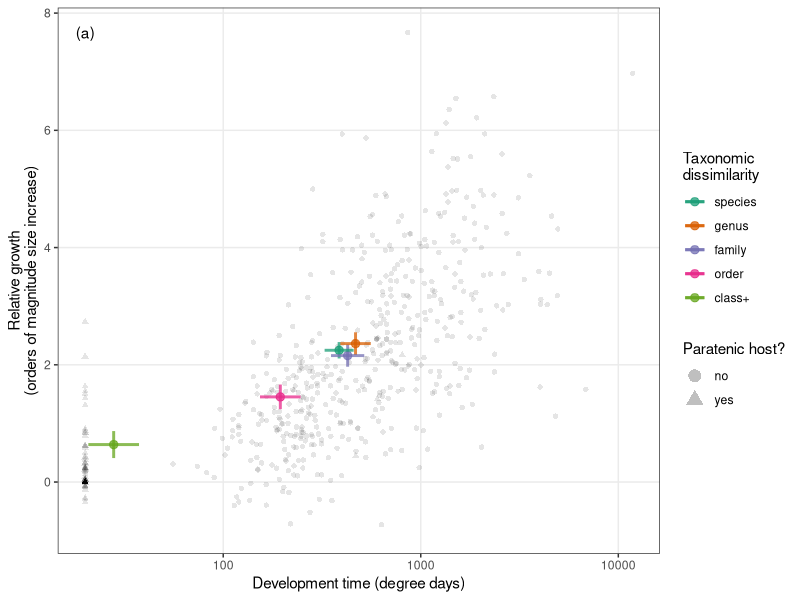
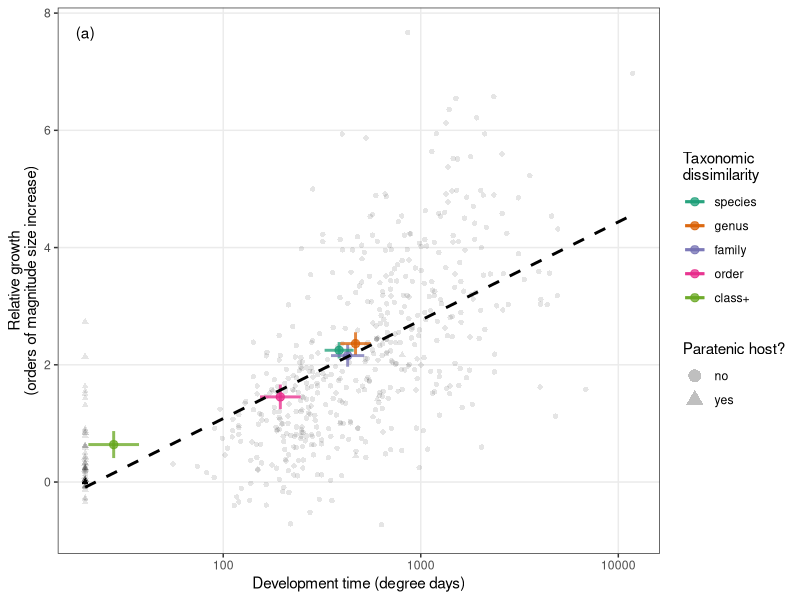
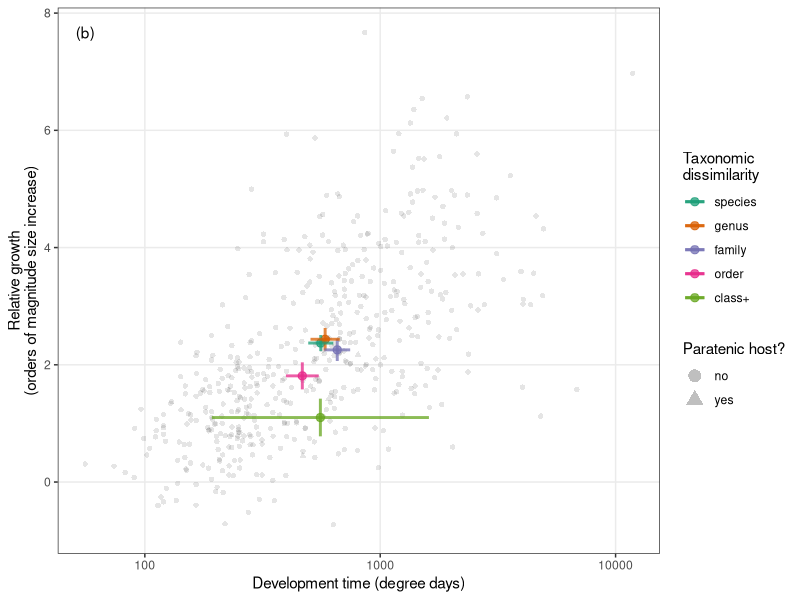
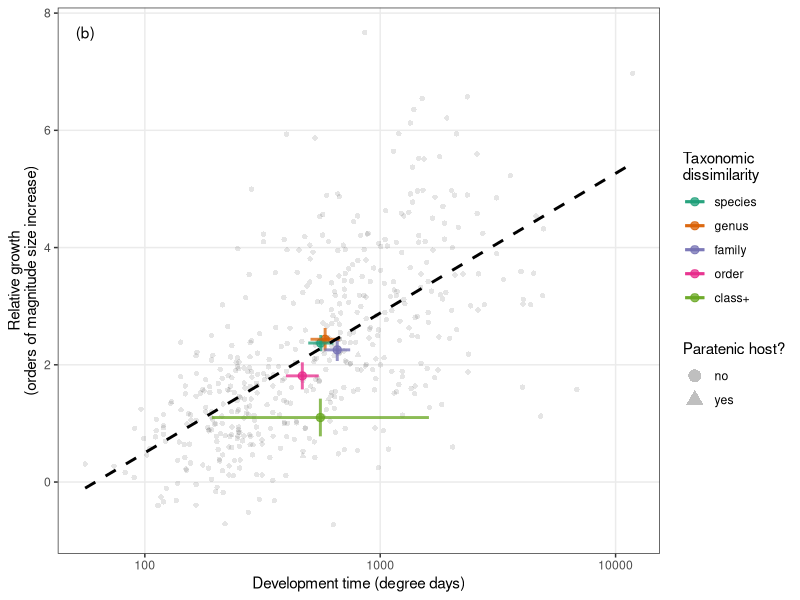
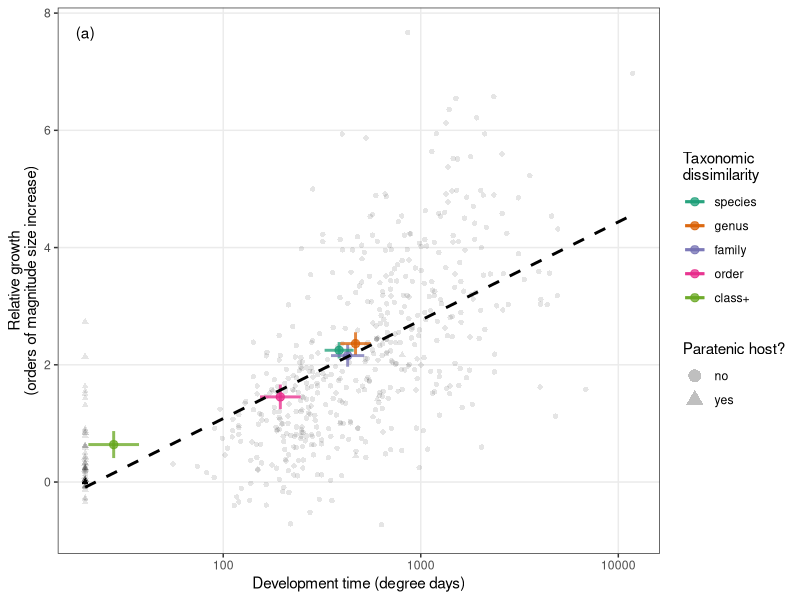
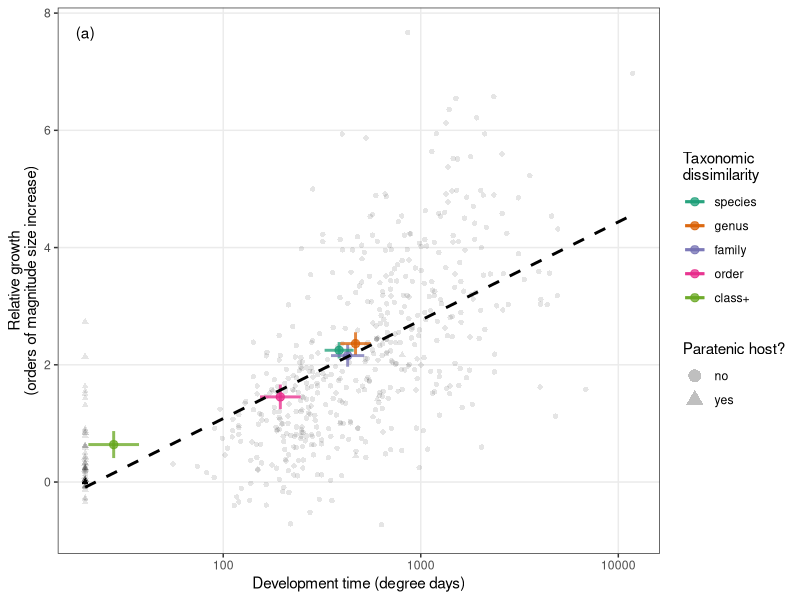
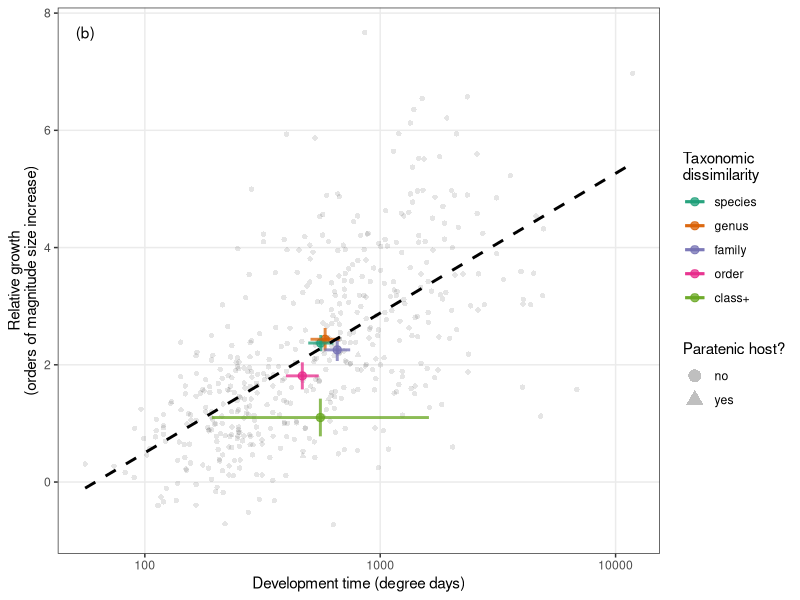
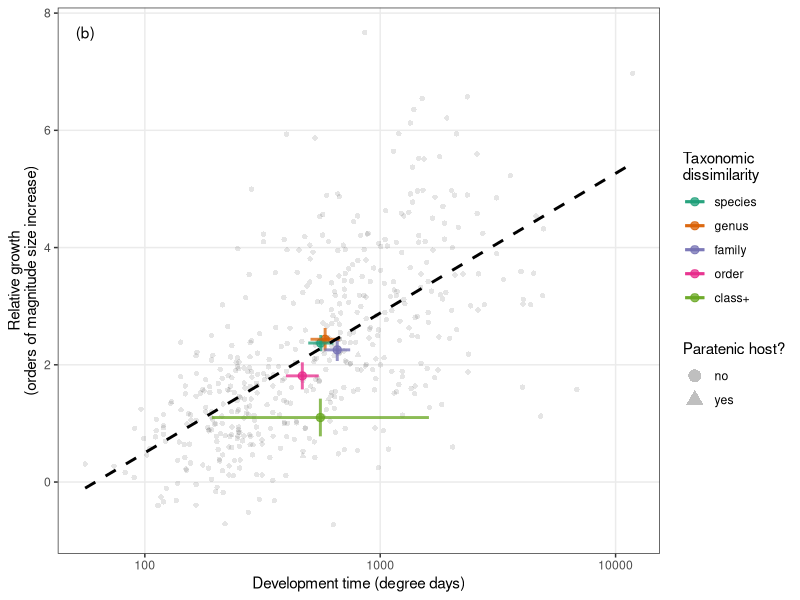

The R script that drew these images, in order:
## ---- chunk 1
library(dplyr)
library(ggplot2)
library(tidyr)
library(ape)
library(RColorBrewer)
knitr::opts_chunk$set(echo = FALSE, warning = FALSE, message = FALSE)
options(stringsAsFactors = FALSE)
theme_set(new = theme_bw())
## ---- chunk 2
lcdb <- read.csv(file = "../data/CLC_database_updated_names.csv", header = TRUE)
st_level <- read.csv(file = "../data/stage_level_combined.csv", header = TRUE)
## ---- chunk 3
# create starting sizes
st_level <- rename(st_level, stage_length_end = stage_body_length, stage_biov_end = stage_biov)%>%
  mutate(stage_length_start = stage_length_end - abs_growth_len,
         stage_biov_start = stage_biov_end - abs_growth_biov)
## ---- chunk 4
st_level <- mutate(st_level, rel_growth_paratenic = if_else(Facultative == "paratenic" & is.na(rel_growth_biov), 0, rel_growth_biov)) # if paratenic, then growth = 0
st_level <- mutate(st_level, avg_dd_paratenic = if_else(Facultative == "paratenic" & is.na(avg_dd), 20, avg_dd)) # if paratenic, then dt = 0
## ---- chunk 5
st_level <- mutate(st_level, Host_no_fac = if_else(Host.no > 4, as.integer(4), Host.no))%>%
  mutate(Host_no_fac = factor(Host_no_fac))
## ---- chunk 6
st_level <- mutate(st_level, paratenic = if_else(Facultative == "paratenic", "yes", "no"))
## ---- chunk 7
st_level <- mutate(st_level, generalist_fac = cut(hsi_lcdb_suspcious_rem, breaks = c(0, 1, 2, 3, 4, 6)))%>% # cut tax dissim by tax hierarchy
  mutate(generalist_fac = factor(generalist_fac, labels = c("species", "genus", "family", "order", "class+")))
## ---- chunk 8
st_level_dt <- group_by(st_level, generalist_fac)%>%
  summarize(avg_dd_p = mean(log10(avg_dd_paratenic), na.rm = T),
            sd_dd_p = sd(log10(avg_dd_paratenic), na.rm = T),
            n_dt = sum(!is.na(avg_dd_paratenic)),
            
            avg_g_p = mean(rel_growth_paratenic, na.rm = T),
            sd_g_p = sd(rel_growth_paratenic, na.rm = T),
            n_g = sum(!is.na(rel_growth_paratenic))
            )
st_level_dt <- mutate(st_level_dt, se_dd_p = sd_dd_p/sqrt(n_dt), se_g_p = sd_g_p/sqrt(n_g))%>%na.omit()
## ---- chunk 9
# mypal <- brewer.pal(9, "PuRd")
# mypal <- mypal[c(3,5,6,8,9)]
# tried to color points with sequential palette, but it did not work so well
## ---- chunk 10
f3a <- ggplot(st_level, aes(x = avg_dd_paratenic, y = rel_growth_paratenic)) +
  scale_x_log10() + 
  geom_point(aes(shape = paratenic), alpha = 0.1) +
  geom_point(data = st_level_dt, aes(x = 10^(avg_dd_p), y = avg_g_p, color = generalist_fac),
             alpha = 0.75, size = 2.5) +
  geom_errorbar(data = st_level_dt, aes(x = 10^(avg_dd_p), y = avg_g_p, 
                                        ymin = avg_g_p - 1.96*se_g_p, ymax = avg_g_p + 1.96*se_g_p,
                                        color = generalist_fac),
                alpha = 0.75, size = 1, width = 0) +
  geom_errorbarh(data = st_level_dt, aes(x = 10^(avg_dd_p), y = avg_g_p,
                                         xmin = 10^(avg_dd_p - 1.96*se_dd_p), 
                                         xmax = 10^(avg_dd_p + 1.96*se_dd_p),
                                         color = generalist_fac), 
                alpha = 0.75, size = 1, height = 0) +
  scale_shape_manual(values = c(16,17)) +
  scale_color_brewer(type = 'qual', palette = "Dark2") +
  # scale_color_manual(values = mypal) +
  theme(panel.grid.minor = element_blank()) +
  labs(y = "Relative growth\n(orders of magnitude size increase)", x = "Development time (degree days)", 
       shape = "Paratenic host?", color = "Taxonomic\ndissimilarity") +
  guides(shape = guide_legend(override.aes = list(size = 4, alpha = 0.25))) +
  annotate(geom = 'text', label = '(a)', x = min(st_level$avg_dd_paratenic, na.rm=T), y = max(st_level$rel_growth_paratenic, na.rm=T) )
f3a
## ---- chunk 11
f3a <- f3a + geom_smooth(method = lm, color = 'black', linetype = 'dashed', se = F)
f3a
## ---- chunk 12
st_level_dt <- group_by(st_level, generalist_fac)%>%
  summarize(avg_dd_p = mean(log10(avg_dd), na.rm = T),
            sd_dd_p = sd(log10(avg_dd), na.rm = T),
            n_dt = sum(!is.na(avg_dd)),
            
            avg_g_p = mean(rel_growth_biov, na.rm = T),
            sd_g_p = sd(rel_growth_biov, na.rm = T),
            n_g = sum(!is.na(rel_growth_biov))
            )
st_level_dt <- mutate(st_level_dt, se_dd_p = sd_dd_p/sqrt(n_dt), se_g_p = sd_g_p/sqrt(n_g))%>%na.omit()
## ---- chunk 13
f3b <- ggplot(st_level, aes(x = avg_dd, y = rel_growth_biov)) +
  scale_x_log10() + 
  geom_point(aes(shape = paratenic), alpha = 0.1) +
  geom_point(data = st_level_dt, aes(x = 10^(avg_dd_p), y = avg_g_p, color = generalist_fac),
             alpha = 0.75, size = 2.5) +
  geom_errorbar(data = st_level_dt, aes(x = 10^(avg_dd_p), y = avg_g_p, 
                                        ymin = avg_g_p - 1.96*se_g_p, ymax = avg_g_p + 1.96*se_g_p,
                                        color = generalist_fac), 
                alpha = 0.75, size = 1, width = 0) +
  geom_errorbarh(data = st_level_dt, aes(x = 10^(avg_dd_p), y = avg_g_p,
                                         xmin = 10^(avg_dd_p - 1.96*se_dd_p), 
                                         xmax = 10^(avg_dd_p + 1.96*se_dd_p),
                                         color = generalist_fac), 
                 alpha = 0.75, size = 1, height = 0) +
  scale_shape_manual(values = c(16,17)) +
  scale_color_brewer(type = 'qual', palette = "Dark2") +
  theme(panel.grid.minor = element_blank()) +
  labs(y = "Relative growth\n(orders of magnitude size increase)", x = "Development time (degree days)", 
       shape = "Paratenic host?", color = "Taxonomic\ndissimilarity") +
  guides(shape = guide_legend(override.aes = list(size = 4, alpha = 0.25))) +
  annotate(geom = 'text', label = '(b)', x = min(st_level$avg_dd, na.rm=T), y = max(st_level$rel_growth_biov, na.rm=T) )
f3b

## ---- chunk 14
f3b <- f3b + geom_smooth(method = lm, color = 'black', linetype = 'dashed', se = F)
f3b
## ---- chunk 15
# library(cowplot)
## ---- chunk 16
# f3a2 <- f3a + 
#   guides(color = FALSE, shape = FALSE)
# 
# f3b2 <- f3b +
#   theme(axis.text.y = element_blank(),
#   axis.title.y = element_blank())
## ---- chunk 17
# # ap <- align_plots(f3a2, f3b2, align="hv")
# 
# f3c <- gridExtra::grid.arrange(f3a2, f3b2, nrow = 1)
# 
# f3c <- gridExtra::grid.arrange(ap[[1]], ap[[2]], nrow = 1)
## ---- chunk 18
fig_width <- 6
fig_height <- 4.5

ggsave(filename = "../figs/Fig5a.svg", plot = f3a, device = 'svg', units = 'in', width = fig_width, height = fig_height)
ggsave(filename = "../figs/Fig5a.png", plot = f3a, device = 'png', units = 'in', width = fig_width, height = fig_height)
## ---- chunk 19
ggsave(filename = "../figs/Fig5b.svg", plot = f3b, device = 'svg', units = 'in', width = fig_width, height = fig_height)
ggsave(filename = "../figs/Fig5b.png", plot = f3b, device = 'png', units = 'in', width = fig_width, height = fig_height)
